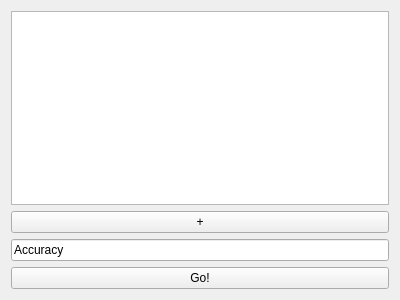
<?xml version="1.0" encoding="UTF-8"?>
<ui version="4.0">
 <class>MainWindow</class>
 <widget class="QMainWindow" name="MainWindow">
  <property name="geometry">
   <rect>
    <x>0</x>
    <y>0</y>
    <width>400</width>
    <height>300</height>
   </rect>
  </property>
  <property name="windowTitle">
   <string>MainWindow</string>
  </property>
  <widget class="QWidget" name="centralWidget">
   <layout class="QGridLayout" name="gridLayout">
    <item row="2" column="0">
     <widget class="QLineEdit" name="accuracyinput">
      <property name="text">
       <string>Accuracy</string>
      </property>
     </widget>
    </item>
    <item row="1" column="0">
     <widget class="QPushButton" name="pushButton_2">
      <property name="text">
       <string>+</string>
      </property>
     </widget>
    </item>
    <item row="0" column="0">
     <widget class="QTableView" name="tableView"/>
    </item>
    <item row="3" column="0">
     <widget class="QPushButton" name="goButton">
      <property name="text">
       <string>Go!</string>
      </property>
     </widget>
    </item>
   </layout>
  </widget>
 </widget>
 <layoutdefault spacing="6" margin="11"/>
 <resources/>
 <connections/>
</ui>
